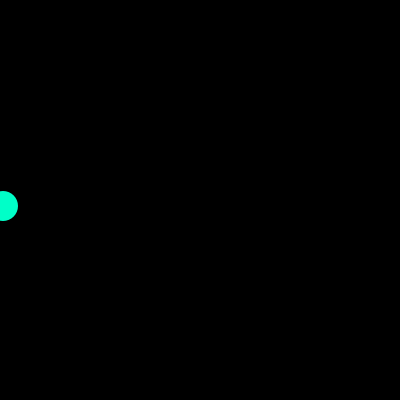
Frame 1 (no input)
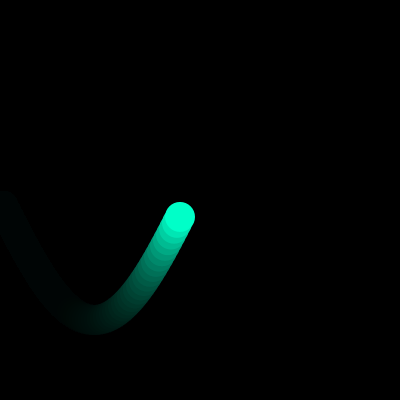
Frame 60 (the mouse pressed at the canvas centre just before this capture)
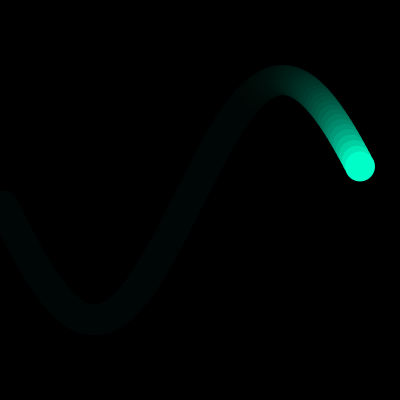
Frame 120 (the mouse held since frame 60 and released just before this capture)

The Processing sketch that drew these frames (run headless with seeded random() and noise(); from frame 60 on, the mouse is pressed at the canvas centre):

// Processing sketch: m04b_trails
// ── m04b_trails.pde
// MODULE 4 - Trails: don't fully erase the page
// A see-through background (the 2nd number is transparency) leaves ghosts behind.
void setup() {
  size(400, 400);
  background(0);
}

void draw() {
  noStroke();
  fill(0, 25);                   // CHANGE ME: 255 = no trail, 5 = long trail
  rect(0, 0, width, height);

  float y = height/2 + sin(frameCount * 0.05) * 120;   // wave up and down
  float x = (frameCount * 3) % width;                  // wrap around the edge
  fill(0, 255, 200);
  ellipse(x, y, 30, 30);
}
